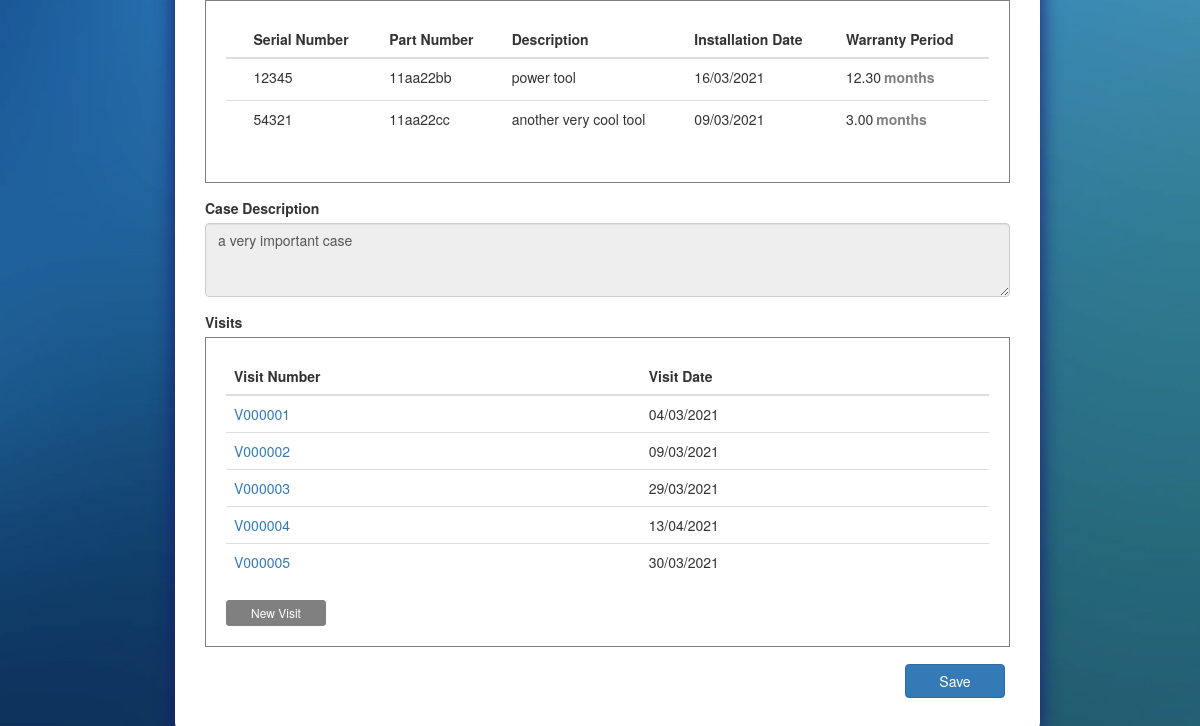
The app's page /case/C000001/ (signed in, lower part), older data.
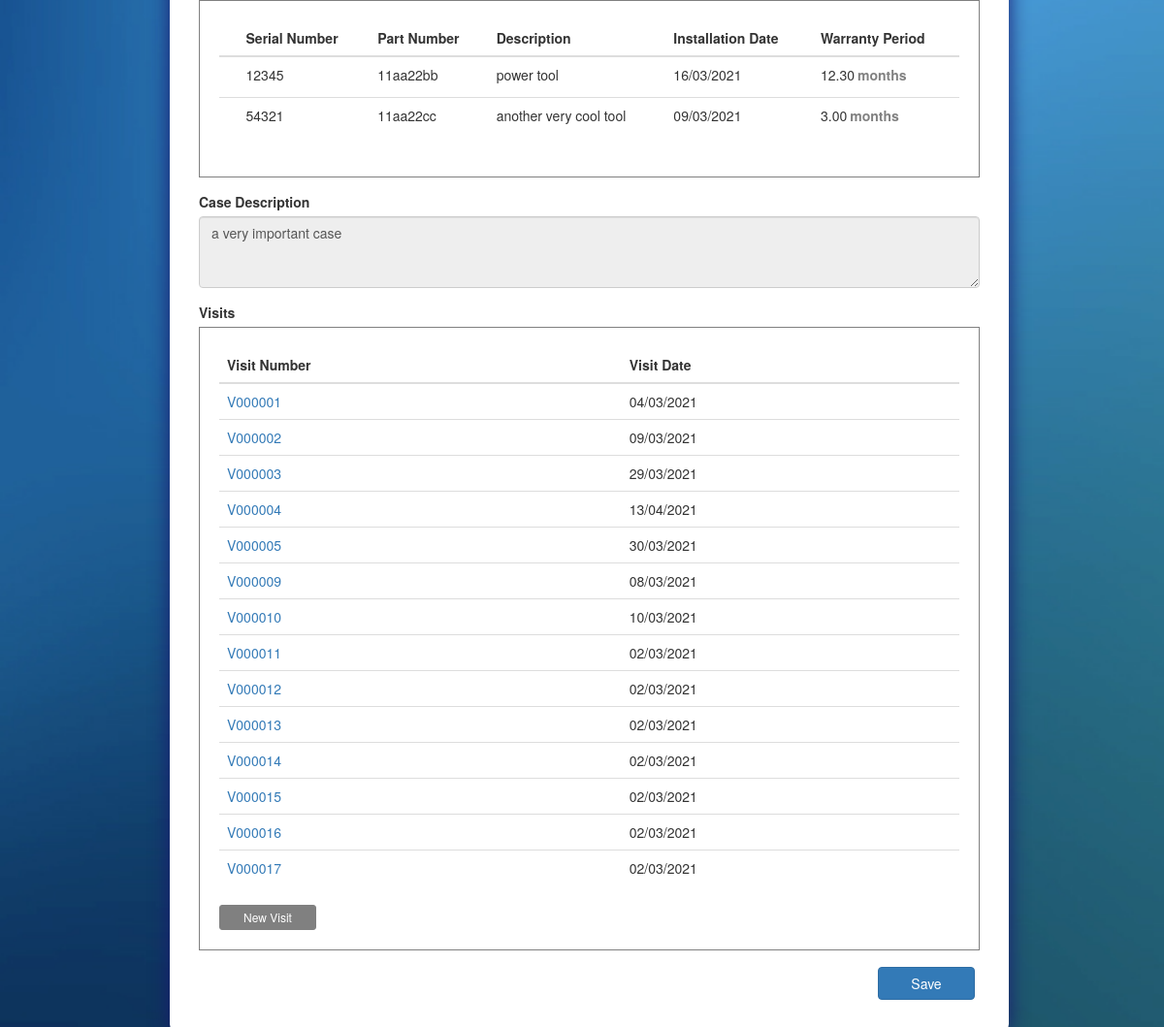
The same page, newer data.
### ASISupport_app/models.py (models this page shows, shortened)
class Equipment(models.Model):
	equip_sn 				= models.CharField(max_length=100, primary_key=True)
	equip_pn 				= models.CharField(max_length=100)
	equip_description 		= models.TextField()
	installation_date 		= models.DateTimeField()
	warranty 				= models.DecimalField(max_digits=20, decimal_places=2) #in months
	def __str__(self):
		return self.equip_sn

class Visit(models.Model):
	visit_num 				= models.CharField(max_length=100, primary_key=True)
	case_num 				= models.ForeignKey(Case, on_delete=models.CASCADE)
	create_date 			= models.DateTimeField(default=timezone.now)
	visit_date 				= models.DateTimeField(default = timezone.now)
	engineer 				= models.ForeignKey(Employee, on_delete=models.CASCADE)
	customer 				= models.ForeignKey(Customer, on_delete=models.CASCADE)
	customer_contact 		= models.CharField(max_length=100)
	remote 					=  models.BooleanField(default=False)
	visit_start 			= models.TimeField()
	visit_end 				= models.TimeField()
	travel_hours 			= models.DecimalField(max_digits=20, decimal_places=2, default=0.00)
	num_of_engineers 		= models.IntegerField(blank=True, null=True)
	visit_summary 			= models.TextField()

### ASISupport_app/views.py (the view)
# urls.py: path('case/<id>/', views.case_view, name = 'view_case'),
@login_required(login_url='/accounts/login/')
def case_view(request, id):
	state = 'view'
	if request.method == 'POST' and 'back_btn' in request.POST:
		return redirect('ASISupport_app:dashboard')
	case = Case.objects.get(case_num=id)
	visits = Visit.objects.filter(case_num=id)
	case_equipment_lst = CaseEquipment.objects.filter(case_num=id)
	equip_lst = [ce.equip_sn for ce in case_equipment_lst]
	equipment = Equipment.objects.filter(equip_sn__in=equip_lst)
	statuses = Case.STATUSES
	return render(request, 'ASISupport_app/case.html', locals())

### ASISupport_app/models.py (called while the page is built)
	def __str__(self):
		return f'{self.first_name} {self.last_name}'
		'''note: must be unique for case creation unique'''

	def __str__(self):
		return self.customer_name

### templates/ASISupport_app/case.html (shortened to what this page needs)
<!DOCTYPE html>
{% extends "ASISupport_app/base.html" %}
{% load static %}
{% block head_block %}
	<link rel="stylesheet" type="text/css" href="{% static 'css/case.css' %}">
{% endblock %}
{% block body_block %}
	<section class="col-sm-1 col-sm-10 col-sm-1">
		{% if state == 'view' %}
			<form class="form-container" action="{% url 'ASISupport_app:view_case' case.case_num %}" method="POST">
				<div>
					<div class="object_table">
						<table class="table table-hover">
							<thead>
								<tr>
									<th scope="col"></th>
									<th scope="col">Serial Number</th>
						    		<th scope="col">Part Number</th>
						    		<th scope="col">Description</th>
						    		<th scope="col">Installation Date</th>
						    		<th scope="col">Warranty Period</th>
						    	</tr>
							</thead>
							<tbody>
								{% for equip in equipment %}
										<tr>
											<td></td>
											<td>{{ equip.equip_sn }}</td>
											<td>{{ equip.equip_pn }}</td>
											<td>{{ equip.equip_description }}</td>
											<td>{{ equip.installation_date|date:'d/m/Y' }}</td>
											<td>{{ equip.warranty }}<label>months</label></td>
										</tr>
								{% endfor %}
							</tbody>
						</table>
					</div>
				</div>
				<div class="form-group description_bar">
					<label for="case_description">Case Description</label>
					<textarea class="form-control" name="case_description" rows="3" disabled>{{ case.case_description }}</textarea>
				</div>
				<div>
					<label>Visits</label>
					<div class="object_table">
						<table class="table table-hover">
							<thead>
								<tr>
						    		<th scope="col">Visit Number</th>
						    		<th scope="col">Visit Date</th>
						    	</tr>
							</thead>
							<tbody>
								{% for visit in visits %}
								<tr>
									<td><a href="{% url 'ASISupport_app:view_visit' visit.visit_num %}">{{ visit.visit_num }}</a></td>
									<td>{{ visit.visit_date|date:'d/m/Y' }}</td>
								</tr>
								{% endfor %}
							</tbody>
						</table>
						<a href="{% url 'ASISupport_app:new_visit' case.case_num %}" class="btn btn-primary btn-sm new_visit_btn">New Visit</a>
					</div>
				</div>
				<div class="action_btn">
					<button type="submit" name="save_btn" class="btn btn-primary">Save</button>
				</div>
			</form>
		{% endif %}
	</section>
{% endblock %}

Row changes from the older to the newer data that the page shows:
added Visit: visit_num "V000009", visit_date "08/03/2021"
added Visit: visit_num "V000010", visit_date "10/03/2021"
added Visit: visit_num "V000011", visit_date "02/03/2021"
added Visit: visit_num "V000012", visit_date "02/03/2021"
added Visit: visit_num "V000013", visit_date "02/03/2021"
added Visit: visit_num "V000014", visit_date "02/03/2021"
added Visit: visit_num "V000015", visit_date "02/03/2021"
added Visit: visit_num "V000016", visit_date "02/03/2021"
added Visit: visit_num "V000017", visit_date "02/03/2021"
